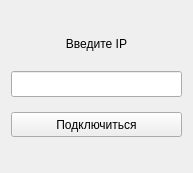
<?xml version="1.0" encoding="UTF-8"?>
<ui version="4.0">
 <class>ipinsertwin</class>
 <widget class="QWidget" name="ipinsertwin">
  <property name="geometry">
   <rect>
    <x>0</x>
    <y>0</y>
    <width>193</width>
    <height>173</height>
   </rect>
  </property>
  <property name="windowTitle">
   <string>Form</string>
  </property>
  <layout class="QGridLayout" name="gridLayout">
   <property name="sizeConstraint">
    <enum>QLayout::SizeConstraint::SetDefaultConstraint</enum>
   </property>
   <property name="spacing">
    <number>0</number>
   </property>
   <item row="0" column="0">
    <layout class="QVBoxLayout" name="verticalLayout">
     <property name="spacing">
      <number>15</number>
     </property>
     <property name="topMargin">
      <number>20</number>
     </property>
     <property name="bottomMargin">
      <number>25</number>
     </property>
     <item>
      <widget class="QLabel" name="helpLabel">
       <property name="text">
        <string>Введите IP</string>
       </property>
       <property name="alignment">
        <set>Qt::AlignmentFlag::AlignCenter</set>
       </property>
      </widget>
     </item>
     <item>
      <widget class="QLineEdit" name="ipline">
       <property name="sizePolicy">
        <sizepolicy hsizetype="Preferred" vsizetype="Preferred">
         <horstretch>0</horstretch>
         <verstretch>0</verstretch>
        </sizepolicy>
       </property>
      </widget>
     </item>
     <item>
      <widget class="QPushButton" name="connectButton">
       <property name="sizePolicy">
        <sizepolicy hsizetype="Preferred" vsizetype="Preferred">
         <horstretch>0</horstretch>
         <verstretch>0</verstretch>
        </sizepolicy>
       </property>
       <property name="text">
        <string>Подключиться</string>
       </property>
      </widget>
     </item>
    </layout>
   </item>
  </layout>
 </widget>
 <resources/>
 <connections/>
</ui>
